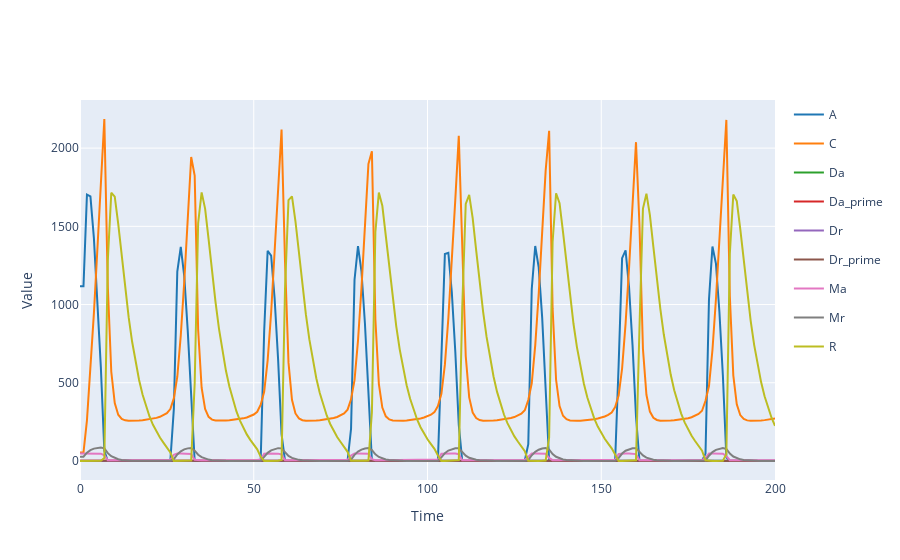

The notebook cell this image was saved under:
### Markdown cell above
### Plotly can be used to create interactive graphs.
 Plotly graphs can only be viewed in a Jupyter Notebook

### Code cell
results.plotplotly()

### Figure 1 — Plotly figure (JSON) as saved in the notebook; plotly's stock layout.template omitted (floating-point values rounded to 4 significant figures; data arrays with more than 128 entries replaced by an {"elided": "..."} marker saying what was removed)
{"data": [{"legendgroup": "A", "line": {"color": "#1f77b4"}, "mode": "lines", "name": "A", "type": "scatter", "x": {"elided": "201 int values"}, "y": {"elided": "201 float values"}}, {"legendgroup": "C", "line": {"color": "#ff7f0e"}, "mode": "lines", "name": "C", "type": "scatter", "x": {"elided": "201 int values"}, "y": {"elided": "201 float values"}}, {"legendgroup": "Da", "line": {"color": "#2ca02c"}, "mode": "lines", "name": "Da", "type": "scatter", "x": {"elided": "201 int values"}, "y": {"elided": "201 float values"}}, {"legendgroup": "Da_prime", "line": {"color": "#d62728"}, "mode": "lines", "name": "Da_prime", "type": "scatter", "x": {"elided": "201 int values"}, "y": {"elided": "201 float values"}}, {"legendgroup": "Dr", "line": {"color": "#9467bd"}, "mode": "lines", "name": "Dr", "type": "scatter", "x": {"elided": "201 int values"}, "y": {"elided": "201 float values"}}, {"legendgroup": "Dr_prime", "line": {"color": "#8c564b"}, "mode": "lines", "name": "Dr_prime", "type": "scatter", "x": {"elided": "201 int values"}, "y": {"elided": "201 float values"}}, {"legendgroup": "Ma", "line": {"color": "#e377c2"}, "mode": "lines", "name": "Ma", "type": "scatter", "x": {"elided": "201 int values"}, "y": {"elided": "201 float values"}}, {"legendgroup": "Mr", "line": {"color": "#7f7f7f"}, "mode": "lines", "name": "Mr", "type": "scatter", "x": {"elided": "201 int values"}, "y": {"elided": "201 float values"}}, {"legendgroup": "R", "line": {"color": "#bcbd22"}, "mode": "lines", "name": "R", "type": "scatter", "x": {"elided": "201 int values"}, "y": {"elided": "201 float values"}}], "layout": {"showlegend": true, "title": {"text": ""}, "xaxis": {"title": {"text": "Time"}}, "yaxis": {"title": {"text": "Value"}}}}
